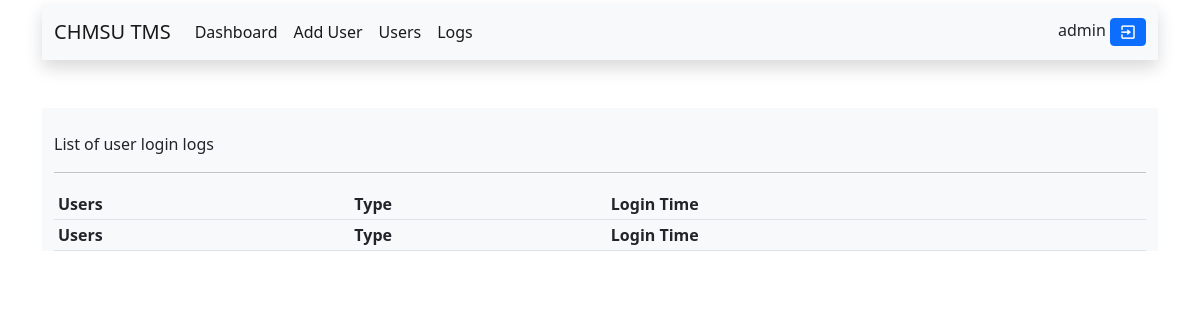
/system_admin/logs.php (signed in), run on an earlier commit of the app's database.
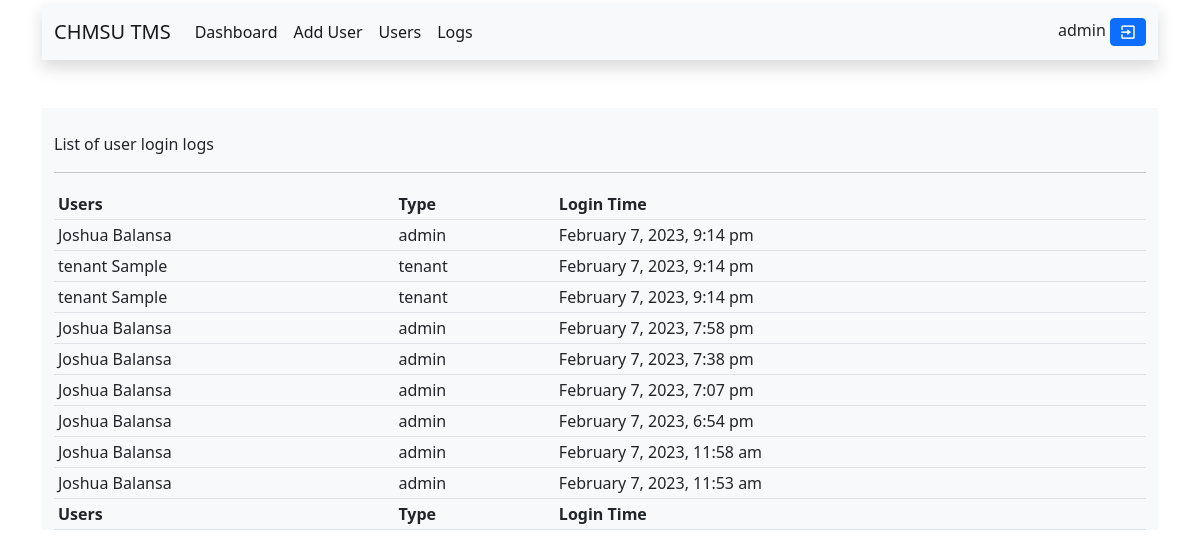
And on a later commit of the database.
### tables this page shows
CREATE TABLE `logs` (
  `id` int(11) NOT NULL,
  `first_name` varchar(255) NOT NULL,
  `account_type` varchar(20) NOT NULL,
  `date` datetime NOT NULL DEFAULT current_timestamp(),
  `log_id` varchar(11) NOT NULL
);

### system_admin/logs.php (the view, shortened to what this page needs)
<?php
if (isset($_SESSION["id"])) :
    include("../connections.php");
    include("fetch.php");
?>
    <!DOCTYPE html>
    <html lang="en">
    <head>
        <link rel="stylesheet" href="../plugins/bootstrap/css/bootstrap.min.css">
    </head>
    <body>
        <div class="container">
            <?php
            @include("inc/top_nav.php");
            ?>
            <br>
            <br>
            <link rel="stylesheet" href="https://cdn.datatables.net/1.12.1/css/dataTables.bootstrap5.min.css">
            <div class="container bg-light">
                <br>
                <p>List of user login logs</p>
                <hr>
                <table id="fetch_result" class="table-sm table table-hover">
                    <thead>
                        <tr>
                            <th>Users</th>
                            <th>Type</th>
                            <th>Login Time</th>
                        </tr>
                    </thead>
                    <tbody>
                        <?php
                        $get_record = mysqli_query($connections, "SELECT * FROM logs ORDER BY date DESC");
                        while ($row = mysqli_fetch_assoc($get_record)) :
                            $db_fname = $row['first_name'];
                            $db_account_type = $row['account_type'];
                            $db_date = $row['date'];
                        ?>
                            <tr>
                                <td><?php echo $db_fname ?></td>
                                <td><?php echo $db_account_type ?></td>
                                <td><?php echo date("F j, Y, g:i a", strtotime($db_date)) ?></td>
                            </tr>
                        <?php endwhile; ?>
                    </tbody>
                    <tfoot>
                        <tr>
                            <th>Users</th>
                            <th>Type</th>
                            <th>Login Time</th>
                        </tr>
                    </tfoot>
                </table>
            </div>
        </div>
    </body>
    </html>
<?php
else :
    @include "../error.php";
endif;
?>

What changed in the data, as far as the page shows it:
added logs: first_name "Joshua Balansa", account_type "admin", date "February 7, 2023, 9:14 pm"
added logs: first_name "tenant Sample", account_type "tenant", date "February 7, 2023, 9:14 pm"
added logs: first_name "tenant Sample", account_type "tenant", date "February 7, 2023, 9:14 pm"
added logs: first_name "Joshua Balansa", account_type "admin", date "February 7, 2023, 7:58 pm"
added logs: first_name "Joshua Balansa", account_type "admin", date "February 7, 2023, 7:38 pm"
added logs: first_name "Joshua Balansa", account_type "admin", date "February 7, 2023, 7:07 pm"
added logs: first_name "Joshua Balansa", account_type "admin", date "February 7, 2023, 6:54 pm"
added logs: first_name "Joshua Balansa", account_type "admin", date "February 7, 2023, 11:58 am"
added logs: first_name "Joshua Balansa", account_type "admin", date "February 7, 2023, 11:53 am"
